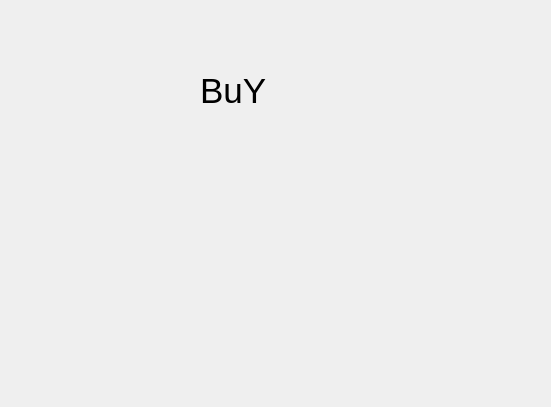
<?xml version="1.0" encoding="UTF-8"?>
<ui version="4.0">
 <class>BuyForm</class>
 <widget class="QWidget" name="BuyForm">
  <property name="geometry">
   <rect>
    <x>0</x>
    <y>0</y>
    <width>551</width>
    <height>407</height>
   </rect>
  </property>
  <property name="windowTitle">
   <string>Form</string>
  </property>
  <widget class="QLabel" name="label">
   <property name="geometry">
    <rect>
     <x>200</x>
     <y>40</y>
     <width>171</width>
     <height>101</height>
    </rect>
   </property>
   <property name="font">
    <font>
     <pointsize>26</pointsize>
    </font>
   </property>
   <property name="text">
    <string>BuY</string>
   </property>
  </widget>
 </widget>
 <resources/>
 <connections/>
</ui>
